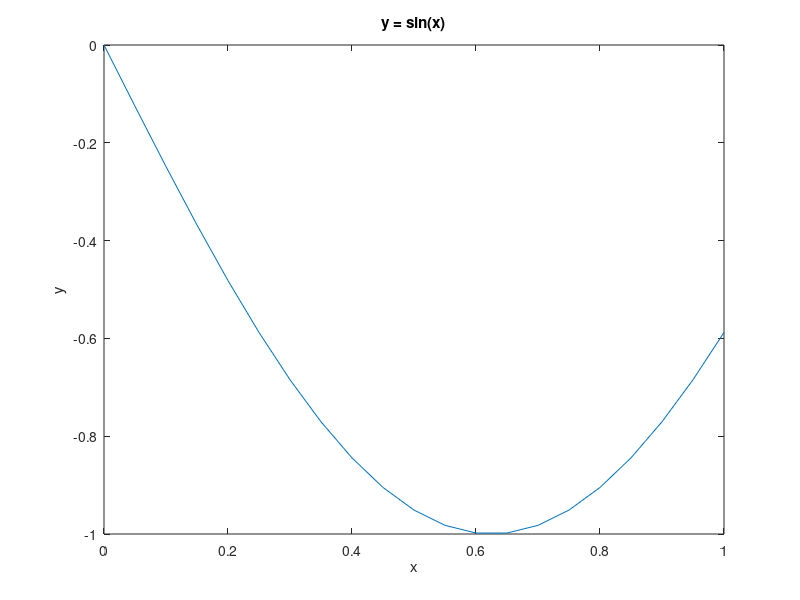

Write the MATLAB code that produced this figure. (Note: this script raises an error after producing the figure.)
x = linspace(0,1,21); % creates 21 datapoints uniformily distributed in the interval [0,1].
y = -sin(.8*pi*x); % computes the image of these 21 datapoints in a new vector y.
plot(x,y)
xlabel('x')
ylabel("y")
title('y = sin(x)')

% net = fitnet(1);
% net.layers{1}.transferFcn = 'purelin';
% net = configure(net,x,y);
% net.inputs{1}.processFcns = {};
% net.outputs{2}.processFcns = {};
% [net, tr] = train(net,x,y);

net = fitnet(2);
net = configure(net,x,y);
net.inputs{1}.processFcns = {};
net.outputs{2}.processFcns = {};
[net, tr] = train(net,x,y);


